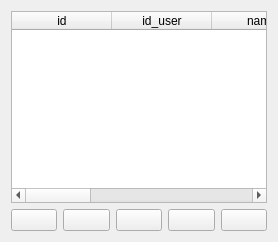
                <widget class="QWidget" name="page_data_base_info_staff">
                 <layout class="QGridLayout" name="gridLayout_42">
                  <item row="1" column="0">
                   <layout class="QHBoxLayout" name="horizontalLayout_15">
                    <item>
                     <widget class="QPushButton" name="btn_back_info_staff">
                      <property name="text">
                       <string/>
                      </property>
                      <property name="icon">
                       <iconset resource="../resources/res.qrc">
                        <normaloff>:/icon/icons/arrow-small-left.png</normaloff>:/icon/icons/arrow-small-left.png</iconset>
                      </property>
                      <property name="iconSize">
                       <size>
                        <width>30</width>
                        <height>50</height>
                       </size>
                      </property>
                     </widget>
                    </item>
                    <item>
                     <widget class="QPushButton" name="btn_search_info_staff">
                      <property name="text">
                       <string/>
                      </property>
                      <property name="icon">
                       <iconset resource="../resources/res.qrc">
                        <normaloff>:/icon/icons/search.png</normaloff>:/icon/icons/search.png</iconset>
                      </property>
                      <property name="iconSize">
                       <size>
                        <width>30</width>
                        <height>50</height>
                       </size>
                      </property>
                     </widget>
                    </item>
                    <item>
                     <widget class="QPushButton" name="btn_edit_info_staff">
                      <property name="text">
                       <string/>
                      </property>
                      <property name="icon">
                       <iconset resource="../resources/res.qrc">
                        <normaloff>:/icon/icons/pencil.png</normaloff>:/icon/icons/pencil.png</iconset>
                      </property>
                      <property name="iconSize">
                       <size>
                        <width>30</width>
                        <height>50</height>
                       </size>
                      </property>
                     </widget>
                    </item>
                    <item>
                     <widget class="QPushButton" name="btn_insert_info_staff">
                      <property name="text">
                       <string/>
                      </property>
                      <property name="icon">
                       <iconset resource="../resources/res.qrc">
                        <normaloff>:/icon/icons/icons8-plus-24 (2).png</normaloff>:/icon/icons/icons8-plus-24 (2).png</iconset>
                      </property>
                      <property name="iconSize">
                       <size>
                        <width>50</width>
                        <height>50</height>
                       </size>
                      </property>
                     </widget>
                    </item>
                    <item>
                     <widget class="QPushButton" name="btn_delete_info_staff">
                      <property name="text">
                       <string/>
                      </property>
                      <property name="icon">
                       <iconset resource="../resources/res.qrc">
                        <normaloff>:/icon/icons/icons8-trash-50 (1).png</normaloff>:/icon/icons/icons8-trash-50 (1).png</iconset>
                      </property>
                      <property name="iconSize">
                       <size>
                        <width>30</width>
                        <height>50</height>
                       </size>
                      </property>
                     </widget>
                    </item>
                   </layout>
                  </item>
                  <item row="0" column="0">
                   <widget class="QTableWidget" name="table_info_staff">
                    <column>
                     <property name="text">
                      <string>id</string>
                     </property>
                    </column>
                    <column>
                     <property name="text">
                      <string>id_user</string>
                     </property>
                    </column>
                    <column>
                     <property name="text">
                      <string>name</string>
                     </property>
                    </column>
                    <column>
                     <property name="text">
                      <string>surname</string>
                     </property>
                    </column>
                    <column>
                     <property name="text">
                      <string>data_birthday</string>
                     </property>
                    </column>
                    <column>
                     <property name="text">
                      <string>id_gender</string>
                     </property>
                    </column>
                    <column>
                     <property name="text">
                      <string>id_salary</string>
                     </property>
                    </column>
                   </widget>
                  </item>
                 </layout>
                </widget>
